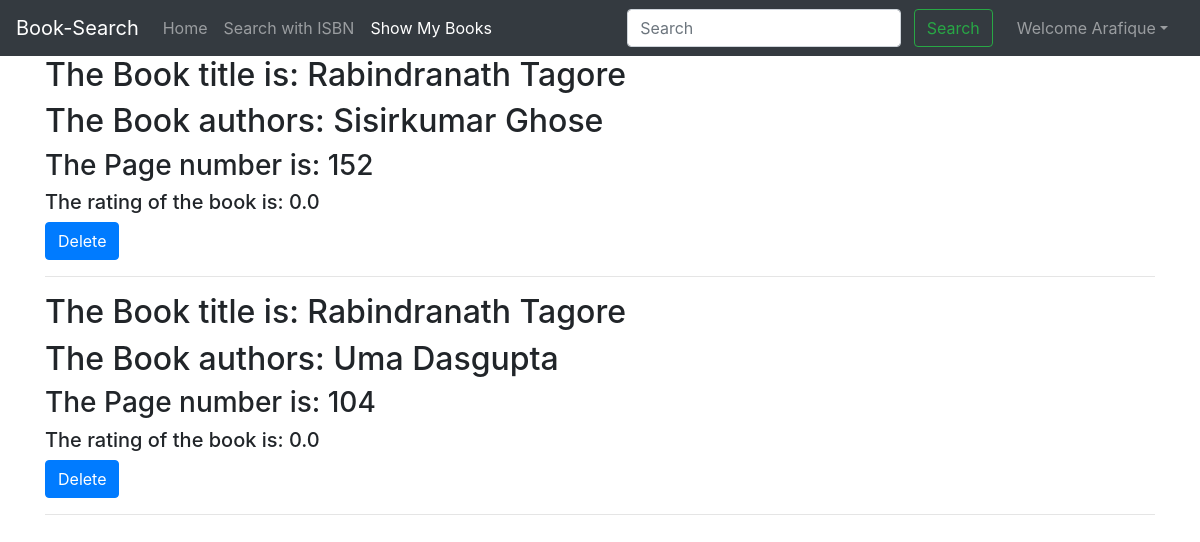
The page /show (signed in) on the database its author committed.
### home/models.py (models this page shows)
class BookInfo(models.Model):
    id=models.AutoField(primary_key=True);
    title=models.CharField(max_length=1000,default="")
    authors=models.CharField(max_length=200, default="")
    pageCount=models.IntegerField(default=0);
    averageRating=models.FloatField(default=0);
    user=models.ForeignKey(User, on_delete=models.CASCADE)

### home/views.py (the view)
# urls.py: path('show', views.show, name="show"),
def show(request):
    bk=BookInfo.objects.filter(user=request.user)
    title=[i.title for i in bk]
    authors=[i.authors for i in bk]
    page_count=[i.pageCount for i in bk]
    average_count=[i.averageRating for i in bk]
    ins=[i.id for i in bk]
    book=list(zip(title,authors, page_count,average_count,ins))
    context={"book": book}
    return render(request, 'home/show.html', context)

### templates/home/show.html (shortened to what this page needs)
{% extends 'home/base.html' %}
{% block showactive %} active {% endblock showactive %}
{% block body %}
{% load extras %}
    {% for title,authors,page_count,average_count,ins in book %}
    <div class="container" id="fpr{{forloop.counter}}">
        <h2> The Book title is: {{ title }}</h2>
        <h2> The Book authors: {{ authors }}</h2>
        <h3> The Page number is: {{ page_count }}</h3>
        <h5> The rating of the book is: {{ average_count }}</h5>
        <form class="dfpr" method="post" id="dfpr{{forloop.counter}}"> {% csrf_token %}
            <button type="submit" class="btn btn-primary" id="bd{{forloop.counter}}">Delete</button>
          </form>
          <hr>
    </div>
    {% endfor %}
{% endblock body %}

### templates/home/base.html (shortened to what this page needs)
<!doctype html>
<html lang="en">
<head>
  <link rel="stylesheet" href="https://stackpath.bootstrapcdn.com/bootstrap/4.5.2/css/bootstrap.min.css"
>
</head>
<body>
  <nav class="navbar navbar-expand-lg navbar-dark bg-dark">
    <a class="navbar-brand" href="/">Book-Search</a>
    {% if user.is_authenticated %}
    <div class="collapse navbar-collapse" id="navbarSupportedContent">
      <ul class="navbar-nav mr-auto">
        <li class="nav-item {% block homeactive %}  {% endblock homeactive %}">
          <a class="nav-link" href="/">Home <span class="sr-only">(current)</span></a>
        </li>
        <li class="nav-item {% block isbnactive %}  {% endblock isbnactive %} ">
          <a class="nav-link" href="/isbn">Search with ISBN</a>
        </li>
        <li class="nav-item {% block showactive %}  {% endblock showactive %} ">
          <a class="nav-link" href="/show">Show My Books</a>
        </li>
      </ul>
      <div class="ml-auto form-inline ">
        <form method="get" action="/search" class="my-2 my-lg-0 mx-3">
          <input class="form-control mr-sm-2" type="search" placeholder="Search" aria-label="Search" name="query"
            id="query">
          <button class="btn btn-outline-success my-2 my-sm-0 " type="submit">Search</button>
        </form>
        <ul class="navbar-nav mr-2">
          <li class="nav-item dropdown">
            <a class="nav-link dropdown-toggle" href='#' id="navbarDropdown" role="button" data-toggle="dropdown">
              Welcome {{request.user}}</a>
          </li>
        </ul>
      </div>
      {% else %}
      <div class="collapse navbar-collapse" id="wecome">
        <h1>Sign In To go Further</h1>
      </div>
    </div>
    {% endif %}
  </nav>
  {% block body %} {% endblock body %}
</body>
</html>

### rows shown on the page
BookInfo: book "Rabindranath Tagore", book "Sisirkumar Ghose", book "0.0"
BookInfo: book "Rabindranath Tagore", book "Uma Dasgupta", book "0.0"

### other values the page prints
{{ request.user }} "Arafique"
{{ page_count }} "152" "104"
